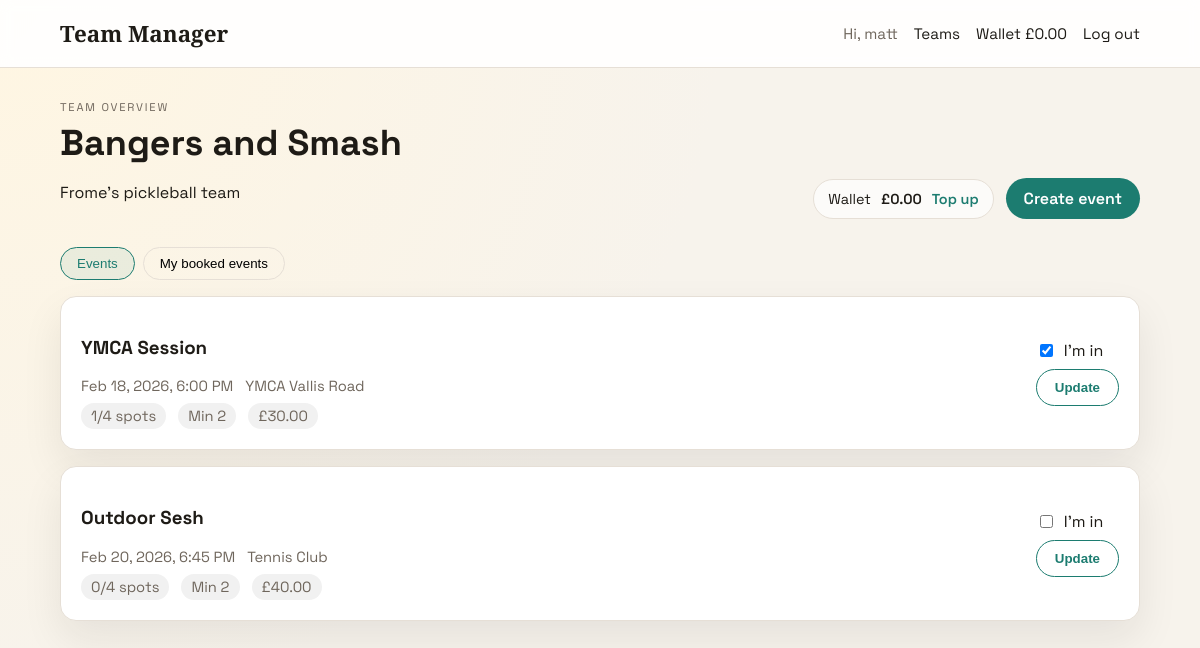
The app's page /teams/1/ (signed in) with its own data.
### teams/models.py (models this page shows, shortened)
class Wallet(models.Model):
    user = models.OneToOneField(
        settings.AUTH_USER_MODEL, related_name="wallet", on_delete=models.CASCADE
    )
    balance = models.DecimalField(max_digits=10, decimal_places=2, default=0)
    updated_at = models.DateTimeField(auto_now=True)

class Team(models.Model):
    name = models.CharField(max_length=120)
    description = models.TextField(blank=True)
    created_at = models.DateTimeField(auto_now_add=True)

class Event(models.Model):
    team = models.ForeignKey(Team, related_name="events", on_delete=models.CASCADE)
    title = models.CharField(max_length=140)
    starts_at = models.DateTimeField()
    location = models.CharField(max_length=200, blank=True)
    min_participants = models.PositiveIntegerField(default=0)
    max_participants = models.PositiveIntegerField()
    price = models.DecimalField(max_digits=8, decimal_places=2, default=0)
    created_by = models.ForeignKey(
        settings.AUTH_USER_MODEL, related_name="created_events", on_delete=models.PROTECT
    )
    created_at = models.DateTimeField(auto_now_add=True)
    class Meta:
        ordering = ["starts_at"]
        constraints = [
            models.CheckConstraint(check=Q(max_participants__gte=1), name="event_max_gte_1"),
            models.CheckConstraint(
                check=Q(min_participants__lte=F("max_participants")),
                name="event_min_lte_max",
            ),
        ]
    @property
    def spots_taken(self):
        if hasattr(self, "signup_count"):
            return self.signup_count
        return self.signups.count()
    @property
    def spots_left(self):
        return max(self.max_participants - self.spots_taken, 0)
    @property
    def is_full(self):
        return self.spots_left <= 0

### teams/views.py (the view)
# urls.py: path("teams/<int:team_id>/", views.TeamDetailView.as_view(), name="team-detail"),
class TeamDetailView(LoginRequiredMixin, DetailView):
    model = Team
    template_name = "teams/team_detail.html"
    context_object_name = "team"
    pk_url_kwarg = "team_id"
    def get_queryset(self):
        return Team.objects.filter(memberships__user=self.request.user).distinct()
    def get_context_data(self, **kwargs):
        context = super().get_context_data(**kwargs)
        team = self.object
        events = team.events.annotate(signup_count=Count("signups")).select_related(
            "created_by"
        )
        my_events = events.filter(signups__user=self.request.user).distinct()
        my_event_ids = set(my_events.values_list("id", flat=True))
        is_admin = team.memberships.filter(
            user=self.request.user, role=TeamMembership.Role.ADMIN
        ).exists()
        context.update(
            {
                "events": events,
                "my_events": my_events,
                "my_event_ids": my_event_ids,
                "is_admin": is_admin,
            }
        )
        return context

### teams/context_processors.py (called while the page is built)
def wallet_balance(request):
    if not request.user.is_authenticated:
        return {}
    wallet = Wallet.objects.filter(user=request.user).first()
    return {"wallet_balance": wallet.balance if wallet else 0}

### teams/templates/teams/team_detail.html (shortened to what this page needs)
{% extends "teams/base.html" %}
{% block content %}
<section class="page-header">
    <div>
        <p class="kicker">Team overview</p>
        <h1>{{ team.name }}</h1>
        {% if team.description %}
            <p>{{ team.description }}</p>
        {% endif %}
    </div>
    <div class="header-actions">
        <div class="wallet-chip">
            <span>Wallet</span>
            <strong>£{{ wallet_balance|default:0|floatformat:2 }}</strong>
            <a href="{% url 'teams:wallet-topup' %}">Top up</a>
        </div>
        {% if is_admin %}
            <a class="button" href="{% url 'teams:event-create' team.id %}">Create event</a>
        {% endif %}
    </div>
</section>
<div class="tabs">
    <button class="tab-button is-active" data-tab="events" type="button">Events</button>
    <button class="tab-button" data-tab="my-events" type="button">My booked events</button>
</div>
<div class="tab-panel is-active" id="events">
    {% if events %}
        <div class="event-list">
            {% for event in events %}
                <article class="event-card">
                    <div class="event-main">
                        <h3>{{ event.title }}</h3>
                        <div class="event-meta">
                            <span>{{ event.starts_at|date:"M j, Y, g:i A" }}</span>
                            {% if event.location %}
                                <span>{{ event.location }}</span>
                            {% endif %}
                        </div>
                        <div class="event-stats">
                            <span>{{ event.spots_taken }}/{{ event.max_participants }} spots</span>
                            <span>Min {{ event.min_participants }}</span>
                            <span>£{{ event.price|floatformat:2 }}</span>
                        </div>
                    </div>
                    <div class="event-action">
                        <form method="post" action="{% url 'teams:event-signup' event.id %}">
                            <label class="checkbox">
                                <input
                                    type="checkbox"
                                    name="signup"
                                    value="1"
                                    {% if event.id in my_event_ids %}checked{% endif %}
                                >
                                I'm in
                            </label>
                            <button class="button ghost" type="submit">Update</button>
                        </form>
                    </div>
                </article>
            {% endfor %}
        </div>
    {% else %}
        <div class="empty">
            <h2>No events yet</h2>
            <p>Admins can create events to get things moving.</p>
        </div>
    {% endif %}
</div>
{% endblock %}

### teams/templates/teams/base.html (shortened to what this page needs)
{% load static %}
<!doctype html>
<html lang="en">
<head>
    <link rel="stylesheet" href="{% static 'teams/styles.css' %}">
</head>
<body>
    <header class="site-header">
        <div class="container header-inner">
            <a class="logo" href="{% url 'teams:team-list' %}">Team Manager</a>
            <nav class="nav">
                {% if user.is_authenticated %}
                    <span class="user">Hi, {{ user.first_name|default:user.username }}</span>
                    <a href="{% url 'teams:team-list' %}">Teams</a>
                    <a href="{% url 'teams:wallet' %}">Wallet £{{ wallet_balance|default:0|floatformat:2 }}</a>
                    <a href="{% url 'account_logout' %}">Log out</a>
                {% else %}
                    <a href="{% url 'account_login' %}">Log in</a>
                {% endif %}
            </nav>
        </div>
    </header>
    <main class="container">
        {% block content %}{% endblock %}
    </main>
</body>
</html>

### teams/static/teams/styles.css (style rules this page uses)
:root { --bg: #f7f3ec; --card: #ffffff; --ink: #1e1b16; --muted: #6f665c; --accent: #1c7c70; --accent-dark: #155f56; --line: #e6dfd6; --shadow: 0 18px 40px rgba(30, 27, 22, 0.08); }
* { box-sizing: border-box; }
body { margin: 0; font-family: "Space Grotesk", "Segoe UI", sans-serif; color: var(--ink); background: radial-gradient(circle at top left, #fff6e2, var(--bg) 50%); min-height: 100vh; }
a { color: inherit; text-decoration: none; }
.container { width: min(1080px, 92vw); margin: 0 auto; }
.site-header { background: rgba(255, 255, 255, 0.9); backdrop-filter: blur(6px); border-bottom: 1px solid var(--line); position: sticky; top: 0; z-index: 10; }
.header-inner { display: flex; align-items: center; justify-content: space-between; padding: 18px 0; gap: 16px; }
.logo { font-family: "Source Serif 4", serif; font-size: 1.4rem; font-weight: 600; }
.nav { display: flex; align-items: center; gap: 16px; font-size: 0.95rem; }
.user { color: var(--muted); }
main { padding: 32px 0 64px; }
.page-header { display: flex; align-items: flex-end; justify-content: space-between; gap: 20px; margin-bottom: 28px; }
.page-header h1 { margin: 6px 0 8px; font-size: clamp(1.8rem, 3vw, 2.6rem); }
.kicker { text-transform: uppercase; letter-spacing: 0.16em; font-size: 0.7rem; color: var(--muted); margin: 0; }
.header-actions { display: flex; align-items: center; gap: 12px; flex-wrap: wrap; justify-content: flex-end; }
.wallet-chip { display: inline-flex; align-items: center; gap: 10px; padding: 10px 14px; border-radius: 999px; border: 1px solid var(--line); background: rgba(255, 255, 255, 0.7); font-size: 0.9rem; }
.wallet-chip strong { font-weight: 600; }
.wallet-chip a { color: var(--accent); font-weight: 600; }
.card, .event-card, .form-card { background: var(--card); border: 1px solid var(--line); border-radius: 16px; padding: 20px; box-shadow: var(--shadow); }
.button { display: inline-flex; align-items: center; justify-content: center; padding: 10px 18px; border-radius: 999px; background: var(--accent); color: white; border: none; font-weight: 600; cursor: pointer; transition: transform 0.2s ease, background 0.2s ease; }
.button.ghost { background: transparent; color: var(--accent); border: 1px solid var(--accent); }
.tabs { display: flex; gap: 8px; margin-bottom: 16px; flex-wrap: wrap; }
.tab-button { background: transparent; border: 1px solid var(--line); border-radius: 999px; padding: 8px 16px; cursor: pointer; font-weight: 500; }
.tab-button.is-active { border-color: var(--accent); color: var(--accent); background: rgba(28, 124, 112, 0.08); }
.tab-panel { display: none; }
.tab-panel.is-active { display: block; }
.event-list { display: flex; flex-direction: column; gap: 16px; }
.event-card { display: flex; justify-content: space-between; gap: 16px; align-items: center; }
.event-meta, .event-stats { display: flex; gap: 12px; flex-wrap: wrap; font-size: 0.92rem; color: var(--muted); }
.event-meta { margin: 6px 0 8px; }
.event-stats span { background: rgba(30, 27, 22, 0.06); padding: 4px 10px; border-radius: 999px; }
.event-action { min-width: 180px; display: flex; justify-content: flex-end; }
.event-action form { display: flex; flex-direction: column; gap: 8px; align-items: flex-start; }
.checkbox { display: flex; align-items: center; gap: 8px; }

### records on screen
Wallet: balance "0.00"
Team: name "Bangers and Smash", description "Frome's pickleball team"
Event: title "YMCA Session", starts_at "Feb 18, 2026, 6:00 PM", location "YMCA Vallis Road", spots_taken "1", max_participants "4", min_participants "2", price "30.00", max_participants "☑"
Event: title "Outdoor Sesh", starts_at "Feb 20, 2026, 6:45 PM", location "Tennis Club", spots_taken "0", max_participants "4", min_participants "2", price "40.00"

### other values on screen
{{ user.first_name|default:user.username }} "matt"
